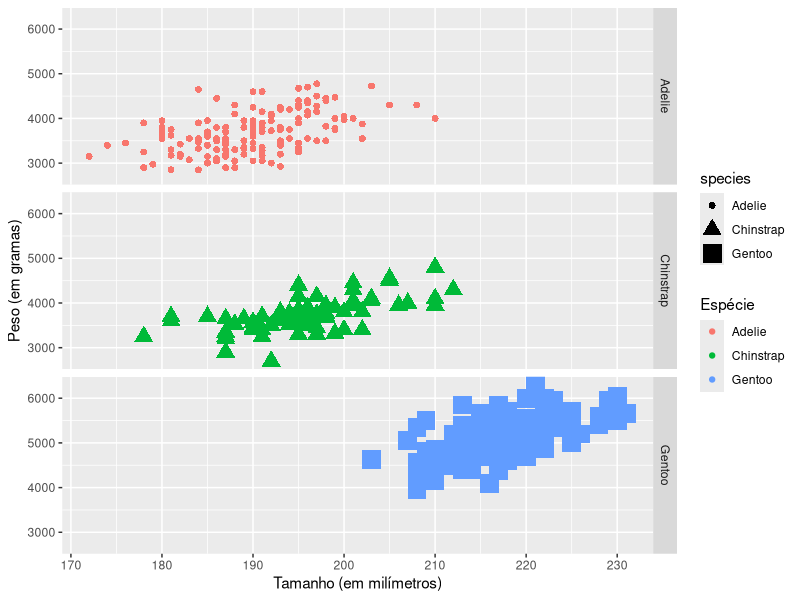

The R source for this figure:
#install.packages("ggplot2")
#install.packages("palmerpenguins")

library(ggplot2)
library(palmerpenguins)

data("penguins")

# 1) ggplot(data = penguins): Em ggplot2, um gráfico é iniciado com a função ggplot().
# Ela cria um sistema de coordenadas ao qual é possível acrescentar camadas. O 
# primeiro argumento da função ggplot() é o conjunto de dados a ser usado no 
# gráfico. Neste caso, é “penguins”.

# 2) +: Depois, acrescenta-se um símbolo “+” para adicionar uma nova camada ao seu
#gráfico. O gráfico é finalizado adicionando uma ou mais camadas ao ggplot().

# 3) geom_point(): Em seguida, deve-se escolher um geom adicionando uma função geom. 
# A função geom_point() utiliza pontos para criar gráficos de dispersão, a função 
# geom_bar usa barras para criar gráficos de barras, e assim por diante. Neste caso, 
# escolha função geom_point para criar um gráfico de dispersão de pontos. O pacote 
# ggplot2 vem com muitas funções geom diferentes. Você aprenderá mais sobre geoms 
# posteriormente no curso.

# 4) (mapping = aes(x = flipper_length_mm, y = body_mass_g)): Cada função geom em 
# ggplot2 leva um argumento de mapeamento. Com isso, define-se como as variáveis do
# seu conjunto de dados serão mapeadas de acordo com as propriedades visuais. O 
# argumento de mapeamento sempre é combinado com a função aes(). Os argumentos x e
# y da função aes() especificam quais variáveis devem ser mapeadas no eixo X e no 
# eixo Y do sistema de coordenadas. Neste caso, deseja-se mapear a variável 
# “flipper_length_mm” no eixo X e a variável “body_mass_g” no eixo Y.

ggplot(
  data = penguins, 
  mapping = aes(
    x = flipper_length_mm, 
    y = body_mass_g,
    colour = species,
    shape = species,
    size = species
    )
  ) + 
  geom_point() + 
  
  # labs(): Para mudar/definir os rótulos
  labs(y = "Peso (em gramas)", x = "Tamanho (em milímetros)", colour = 'Espécie') + 
  
  # facet_grid: divide os quadros para cada um dos elementos da variável especificada
  facet_grid(facets="species")
